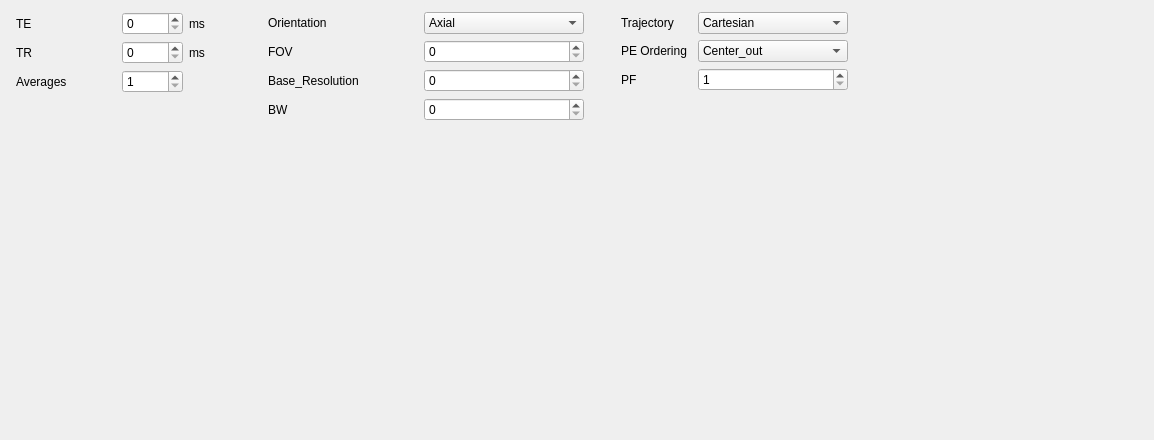
<?xml version="1.0" encoding="UTF-8"?>
<ui version="4.0">
 <class>Form</class>
 <widget class="QWidget" name="Form">
  <property name="geometry">
   <rect>
    <x>0</x>
    <y>0</y>
    <width>1154</width>
    <height>440</height>
   </rect>
  </property>
  <property name="windowTitle">
   <string>Form</string>
  </property>
  <widget class="QWidget" name="layoutWidget">
   <property name="geometry">
    <rect>
     <x>16</x>
     <y>12</y>
     <width>832</width>
     <height>483</height>
    </rect>
   </property>
   <layout class="QHBoxLayout" name="horizontalLayout">
    <item>
     <layout class="QGridLayout" name="gridLayout">
      <item row="1" column="0">
       <widget class="QLabel" name="label_2">
        <property name="text">
         <string>TR</string>
        </property>
       </widget>
      </item>
      <item row="1" column="1">
       <widget class="QSpinBox" name="TRSpinBox">
        <property name="maximum">
         <number>10000</number>
        </property>
       </widget>
      </item>
      <item row="1" column="2">
       <widget class="QLabel" name="label_4">
        <property name="text">
         <string>ms</string>
        </property>
       </widget>
      </item>
      <item row="0" column="0">
       <widget class="QLabel" name="label">
        <property name="minimumSize">
         <size>
          <width>100</width>
          <height>0</height>
         </size>
        </property>
        <property name="text">
         <string>TE</string>
        </property>
       </widget>
      </item>
      <item row="0" column="1">
       <widget class="QSpinBox" name="TESpinBox">
        <property name="maximum">
         <number>10000</number>
        </property>
       </widget>
      </item>
      <item row="0" column="2">
       <widget class="QLabel" name="label_3">
        <property name="text">
         <string>ms</string>
        </property>
       </widget>
      </item>
      <item row="2" column="0">
       <widget class="QLabel" name="label_5">
        <property name="text">
         <string>Averages</string>
        </property>
       </widget>
      </item>
      <item row="2" column="1">
       <widget class="QSpinBox" name="NSA_SpinBox">
        <property name="minimum">
         <number>1</number>
        </property>
       </widget>
      </item>
      <item row="3" column="0">
       <spacer name="verticalSpacer">
        <property name="orientation">
         <enum>Qt::Vertical</enum>
        </property>
        <property name="sizeHint" stdset="0">
         <size>
          <width>20</width>
          <height>40</height>
         </size>
        </property>
       </spacer>
      </item>
     </layout>
    </item>
    <item>
     <spacer name="horizontalSpacer_2">
      <property name="orientation">
       <enum>Qt::Horizontal</enum>
      </property>
      <property name="sizeType">
       <enum>QSizePolicy::Fixed</enum>
      </property>
      <property name="sizeHint" stdset="0">
       <size>
        <width>18</width>
        <height>20</height>
       </size>
      </property>
     </spacer>
    </item>
    <item>
     <layout class="QGridLayout" name="gridLayout_2">
      <item row="1" column="0">
       <widget class="QLabel" name="label_6">
        <property name="minimumSize">
         <size>
          <width>100</width>
          <height>0</height>
         </size>
        </property>
        <property name="text">
         <string>FOV</string>
        </property>
       </widget>
      </item>
      <item row="2" column="0">
       <widget class="QLabel" name="label_9">
        <property name="minimumSize">
         <size>
          <width>150</width>
          <height>0</height>
         </size>
        </property>
        <property name="text">
         <string>Base_Resolution</string>
        </property>
       </widget>
      </item>
      <item row="3" column="1">
       <widget class="QSpinBox" name="BW_SpinBox">
        <property name="minimumSize">
         <size>
          <width>160</width>
          <height>0</height>
         </size>
        </property>
        <property name="maximum">
         <number>99999</number>
        </property>
       </widget>
      </item>
      <item row="3" column="0">
       <widget class="QLabel" name="label_10">
        <property name="text">
         <string>BW</string>
        </property>
       </widget>
      </item>
      <item row="1" column="2">
       <widget class="QLabel" name="label_8">
        <property name="text">
         <string/>
        </property>
       </widget>
      </item>
      <item row="1" column="1">
       <widget class="QSpinBox" name="FOV_SpinBox">
        <property name="minimumSize">
         <size>
          <width>160</width>
          <height>0</height>
         </size>
        </property>
        <property name="maximum">
         <number>99999</number>
        </property>
       </widget>
      </item>
      <item row="0" column="1">
       <widget class="QComboBox" name="Orientation_ComboBox">
        <property name="minimumSize">
         <size>
          <width>160</width>
          <height>0</height>
         </size>
        </property>
        <property name="currentText">
         <string>Axial</string>
        </property>
        <item>
         <property name="text">
          <string>Axial</string>
         </property>
        </item>
        <item>
         <property name="text">
          <string>Coronal</string>
         </property>
        </item>
        <item>
         <property name="text">
          <string>Sagittal</string>
         </property>
        </item>
       </widget>
      </item>
      <item row="4" column="0" colspan="2">
       <spacer name="verticalSpacer_2">
        <property name="orientation">
         <enum>Qt::Vertical</enum>
        </property>
        <property name="sizeHint" stdset="0">
         <size>
          <width>20</width>
          <height>352</height>
         </size>
        </property>
       </spacer>
      </item>
      <item row="0" column="0">
       <widget class="QLabel" name="label_7">
        <property name="text">
         <string>Orientation</string>
        </property>
       </widget>
      </item>
      <item row="2" column="1">
       <widget class="QSpinBox" name="Base_Resolution_SpinBox">
        <property name="minimumSize">
         <size>
          <width>160</width>
          <height>0</height>
         </size>
        </property>
        <property name="maximum">
         <number>99999</number>
        </property>
       </widget>
      </item>
     </layout>
    </item>
    <item>
     <spacer name="horizontalSpacer_3">
      <property name="orientation">
       <enum>Qt::Horizontal</enum>
      </property>
      <property name="sizeType">
       <enum>QSizePolicy::Minimum</enum>
      </property>
      <property name="sizeHint" stdset="0">
       <size>
        <width>18</width>
        <height>20</height>
       </size>
      </property>
     </spacer>
    </item>
    <item>
     <layout class="QGridLayout" name="gridLayout_3">
      <item row="0" column="0">
       <widget class="QLabel" name="label_11">
        <property name="text">
         <string>Trajectory</string>
        </property>
       </widget>
      </item>
      <item row="0" column="1">
       <widget class="QComboBox" name="Trajectory_ComboBox">
        <property name="minimumSize">
         <size>
          <width>120</width>
          <height>0</height>
         </size>
        </property>
        <item>
         <property name="text">
          <string>Cartesian</string>
         </property>
        </item>
       </widget>
      </item>
      <item row="1" column="0">
       <widget class="QLabel" name="label_12">
        <property name="text">
         <string>PE Ordering</string>
        </property>
       </widget>
      </item>
      <item row="1" column="1">
       <widget class="QComboBox" name="PE_Ordering_ComboBox">
        <property name="minimumSize">
         <size>
          <width>150</width>
          <height>0</height>
         </size>
        </property>
        <item>
         <property name="text">
          <string>Center_out</string>
         </property>
        </item>
        <item>
         <property name="text">
          <string>Linear_up</string>
         </property>
        </item>
       </widget>
      </item>
      <item row="2" column="0">
       <widget class="QLabel" name="label_13">
        <property name="text">
         <string>PF</string>
        </property>
       </widget>
      </item>
      <item row="2" column="1">
       <widget class="QSpinBox" name="PF_SpinBox">
        <property name="minimumSize">
         <size>
          <width>120</width>
          <height>0</height>
         </size>
        </property>
        <property name="minimum">
         <number>1</number>
        </property>
       </widget>
      </item>
      <item row="3" column="1">
       <spacer name="verticalSpacer_3">
        <property name="orientation">
         <enum>Qt::Vertical</enum>
        </property>
        <property name="sizeHint" stdset="0">
         <size>
          <width>20</width>
          <height>352</height>
         </size>
        </property>
       </spacer>
      </item>
     </layout>
    </item>
   </layout>
  </widget>
 </widget>
 <resources/>
 <connections/>
</ui>
